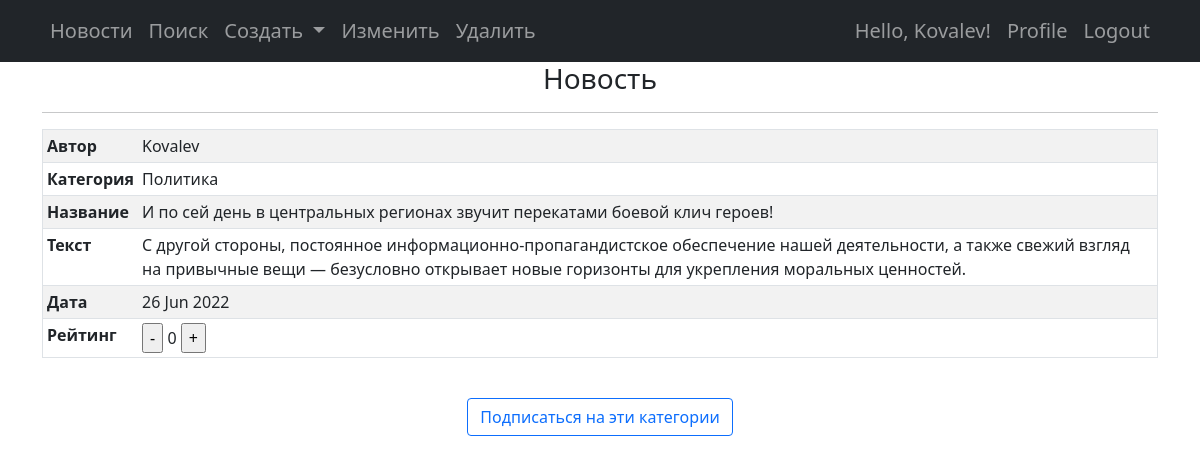
/14/view/ (signed in), run on the app's committed database.
### news/models.py (models this page shows, shortened)
class Post(models.Model):
    author = models.ForeignKey(Author, on_delete=models.CASCADE, null=False)
    isNews = models.BooleanField(default=True)
    time_in = models.DateTimeField(auto_now_add=True)
    category = models.ManyToManyField(Category, through='PostCategory', null=False)
    title = models.CharField(max_length=255, null=False)
    text = models.TextField(null=False)
    rating = models.IntegerField(default=0)

class Author(models.Model):
    user = models.OneToOneField(User, on_delete=models.CASCADE)
    rating = models.IntegerField(default=0)

class Category(models.Model):
    name = models.CharField(max_length=255, unique=True)

### news/views.py (the view)
# urls.py: path('<int:pk>/view/', PostDetailView.as_view(mode='view')),
class PostDetailView(PermissionRequiredMixin, DetailView):
    permission_required = ('news.view_post', )
    mode = 'view'
    model = Post
    context_object_name = 'post'
    template_name = 'news/post_detail.html'
    queryset = Post.objects.all()
    def get_object(self, *args, **kwargs):
        obj = cache.get(f'post-{self.kwargs["pk"]}', None)
        if not obj:
            obj = super().get_object(queryset=self.queryset)
            logger.debug(f'post get from db: {self.kwargs["pk"]}')
            cache.set(f'post-{self.kwargs["pk"]}', obj)
            logger.debug(f'post set to cache: {self.kwargs["pk"]}')
        else:
            logger.debug(f'post get from cache: {self.kwargs["pk"]}')
        return obj
    if mode == 'delete':
        success_url = reverse_lazy('post_list_url')
    else:
        if mode == 'view':
            def post(self, request, *args, **kwargs):
                post_id = self.request.path.split('/')[-3]
                post = Post.objects.get(id=post_id)
                if 'like' in self.request.POST:
                    post.like()
                if 'dislike' in self.request.POST:
                    post.dislike()
                if 'subscribe' in self.request.POST:
                    if not Subscriber.objects.filter(user=self.request.user).exists():
                        subs = Subscriber.objects.create(user=self.request.user)
                        subs.save()
                    subscriber = Subscriber.objects.get(user=self.request.user)
                    pc_list = PostCategory.objects.filter(post=post)
                    for pc in pc_list:
                        if not SubscriberCategory.objects.filter(subscriber=subscriber, category=pc.category).exists():
                            sc = SubscriberCategory.objects.create(subscriber=subscriber, category=pc.category)
                            sc.save()
                return redirect(self.request.path, {'context': 'ok'})
        def get_context_data(self, **kwargs):
            context = super().get_context_data(**kwargs)
            post_id = int(self.request.path.split('/')[-3])
            context['cats'] = get_category_list(post_id)
            context['post_mode'] = self.mode
            return context

### news/templatetags/custom_filters.py (called while the page is built)
@register.filter()
def censor_filter(value):
    text_list = value.split()
    for index, word in enumerate(text_list):
        if len(word) > 1 and word.isalpha() and word == word.capitalize():
            text_list[index] = word[0] + ('*' * (len(word) - 1))
    return ' '.join(text_list)

### news/utils.py (called while the page is built)
def get_category_list(post_id):
    pc_list = PostCategory.objects.filter(post=Post.objects.get(id=post_id))
    return ', '.join(list(map(lambda pc: pc.category.name, pc_list)))

### templates/news/post_detail.html (shortened to what this page needs)
{% extends 'flatpages/default.html' %}
{% load custom_filters %}
{% block navbar_right %}
<li class="nav_item">
    <a class="nav-link"
       {% if post.isNews %}
            href="/news/{{ post.id }}/edit/"
       {% else %}
            href="/article/{{ post.id }}/edit/"
       {% endif %}
    >
        Изменить
    </a>
</li>
<li class="nav_item">
    <a class="nav-link {% if post_mode == 'delete' %}active{% endif %}"
       {% if post.isNews %}
            href="/news/{{ post.id }}/delete/"
       {% else %}
            href="/article/{{ post.id }}/delete/"
       {% endif %}
    >
        Удалить
    </a>
</li>
{% endblock navbar_right %}
{% block content_title %}
    {% if post.isNews %}
        <h3>Новость</h3>
    {% else %}
        <h3>Статья</h3>
    {% endif %}
    <hr>
{% endblock content_title %}
{% block content %}
    <form action="" method="post">
            <table border="1" cellpadding="10" rules="all" class="table table-striped table-sm">
                <tr><th>Автор</th>    <td>{{ post.author.user.username }}</td></tr>
                <tr><th>Категория</th><td>{{ cats }}</td></tr>
                <tr><th>Название</th> <td>{{ post.title }}</td>               </tr>
                <tr><th>Текст</th>    <td>{{ post.text|censor_filter }}</td>  </tr>
                <tr><th>Дата</th>     <td>{{ post.time_in|date:'d M Y' }}</td></tr>
                <tr><th>Рейтинг</th>  <td><input type="submit" name="dislike" value="-" />
                                          {{ post.rating }}
                                          <input type="submit" name="like" value="+" />
                                      </td>
                </tr>
            </table>
        {% if post_mode == 'view' %}
            <br>
            <input class="btn btn-outline-primary btn-xs"
                   type="submit"
                   name="subscribe"
                   value="Подписаться на эти категории"/>
        {% endif %}
    </form>
{% endblock content %}

### templates/flatpages/default.html (shortened to what this page needs)
{% load custom_tags %}
<!DOCTYPE html>
<html lang="en">
    <head>
        {% load static %}
        <link href="{% static 'css/styles.css' %}" rel="stylesheet" />
    </head>
    <body>
        <nav class="navbar navbar-expand-lg navbar-dark bg-dark">
            <div class="container" align="center">
                {% block navbar_left %}
                    <ul class="navbar-nav ms-auto mb-2 mb-lg-0">
                        <li class="nav_item">
                            <a class="nav-link {% if section == 'news' %}active{% endif %}" href="/news/">
                                Новости
                            </a>
                        </li>
                        <li class="nav_item">
                            <a class="nav-link {% if section == 'search' %}active{% endif %}" href="/news/search/">
                                Поиск
                            </a>
                        </li>
                        <li class="nav-item dropdown">
                            <a class="nav-link dropdown-toggle {% if section == 'create' %}active{% endif %}"
                                id="navbarDropdown"
                                href="#"
                                role="button"
                                data-bs-toggle="dropdown"
                                aria-expanded="false">
                                    Создать
                            </a>
                        </li>
                        {% block navbar_right %}
                        {% endblock navbar_right %}
                    </ul>
                {% endblock navbar_left %}
                <div class="collapse navbar-collapse" id="navbarSupportedContent">
                    <ul class="navbar-nav ms-auto mb-2 mb-lg-0">
                        {% if request.user.is_authenticated %}
                            <li class="nav_item">
                                <a class="nav-link">
                                    Hello, {{ request.user.username }}!
                                </a>
                            </li>
                            <li class="nav_item">
                                <a class="nav-link {% if section == 'profile' %}active{% endif %}" href="{% url "profile_url" %}">
                                    Profile
                                </a>
                            </li>
                            <li class="nav_item">
                                <a class="nav-link" href="{% url "logout_url" %}">
                                    Logout
                                </a>
                            </li>
                        {% else %}
                            <li class="nav_item">
                                <a class="nav-link {% if request.path != '/logout/' %}active{% endif %}" href="{% url "login_url" %}">
                                    Log-in
                                </a>
                            </li>
                        {% endif %}
                    </ul>
                </div>
            </div>
        </nav>
        <div class="container" align="center">
            <div align="center">
                {% block content_title %}
                {% endblock content_title %}
            </div>
            {% block content %}{% endblock content %}
        </div>
    </body>
</html>

### data on the page
Post: author.user.username "Kovalev", title "И по сей день в центральных регионах звучит перекатами боевой клич героев!", text|censor_filter "С другой стороны, постоянное информационно-пропагандистское обеспечение нашей деятельности, а также свежий взгляд на привычные вещи — безусловно открывает новые горизонты для укрепления моральных ценностей.", time_in "26 Jun 2022", rating "0"
Category: name "Политика"

### other printed values
{{ request.user.username }} "Kovalev"
